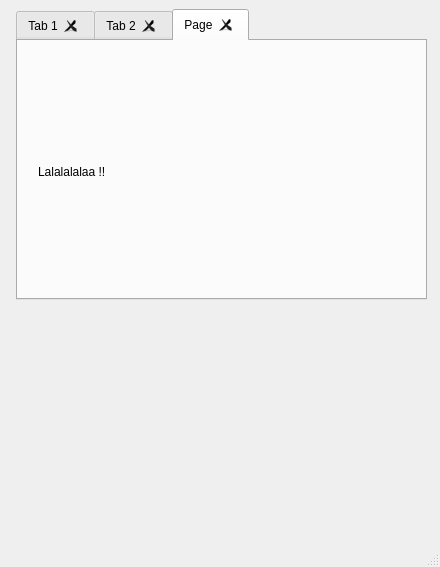
<?xml version="1.0" encoding="UTF-8"?>
<ui version="4.0">
 <class>MainWindow</class>
 <widget class="QMainWindow" name="MainWindow">
  <property name="geometry">
   <rect>
    <x>0</x>
    <y>0</y>
    <width>440</width>
    <height>567</height>
   </rect>
  </property>
  <property name="windowTitle">
   <string>MainWindow</string>
  </property>
  <widget class="QWidget" name="centralwidget">
   <widget class="QTabWidget" name="tabWidget">
    <property name="geometry">
     <rect>
      <x>16</x>
      <y>9</y>
      <width>411</width>
      <height>291</height>
     </rect>
    </property>
    <property name="currentIndex">
     <number>2</number>
    </property>
    <property name="tabsClosable">
     <bool>true</bool>
    </property>
    <widget class="QWidget" name="tab">
     <attribute name="title">
      <string>Tab 1</string>
     </attribute>
     <widget class="QLabel" name="label">
      <property name="geometry">
       <rect>
        <x>6</x>
        <y>12</y>
        <width>391</width>
        <height>241</height>
       </rect>
      </property>
      <property name="text">
       <string>Tab 1</string>
      </property>
     </widget>
    </widget>
    <widget class="QWidget" name="tab_2">
     <attribute name="title">
      <string>Tab 2</string>
     </attribute>
     <widget class="QSpinBox" name="spinBox">
      <property name="geometry">
       <rect>
        <x>10</x>
        <y>10</y>
        <width>381</width>
        <height>241</height>
       </rect>
      </property>
     </widget>
    </widget>
    <widget class="QWidget" name="tab_3">
     <property name="enabled">
      <bool>true</bool>
     </property>
     <attribute name="title">
      <string>Page</string>
     </attribute>
     <widget class="QLabel" name="label_2">
      <property name="geometry">
       <rect>
        <x>20</x>
        <y>10</y>
        <width>371</width>
        <height>241</height>
       </rect>
      </property>
      <property name="text">
       <string>Lalalalalaa !!</string>
      </property>
     </widget>
    </widget>
   </widget>
  </widget>
  <widget class="QMenuBar" name="menubar">
   <property name="geometry">
    <rect>
     <x>0</x>
     <y>0</y>
     <width>440</width>
     <height>21</height>
    </rect>
   </property>
  </widget>
  <widget class="QStatusBar" name="statusbar"/>
 </widget>
 <resources/>
 <connections/>
</ui>
